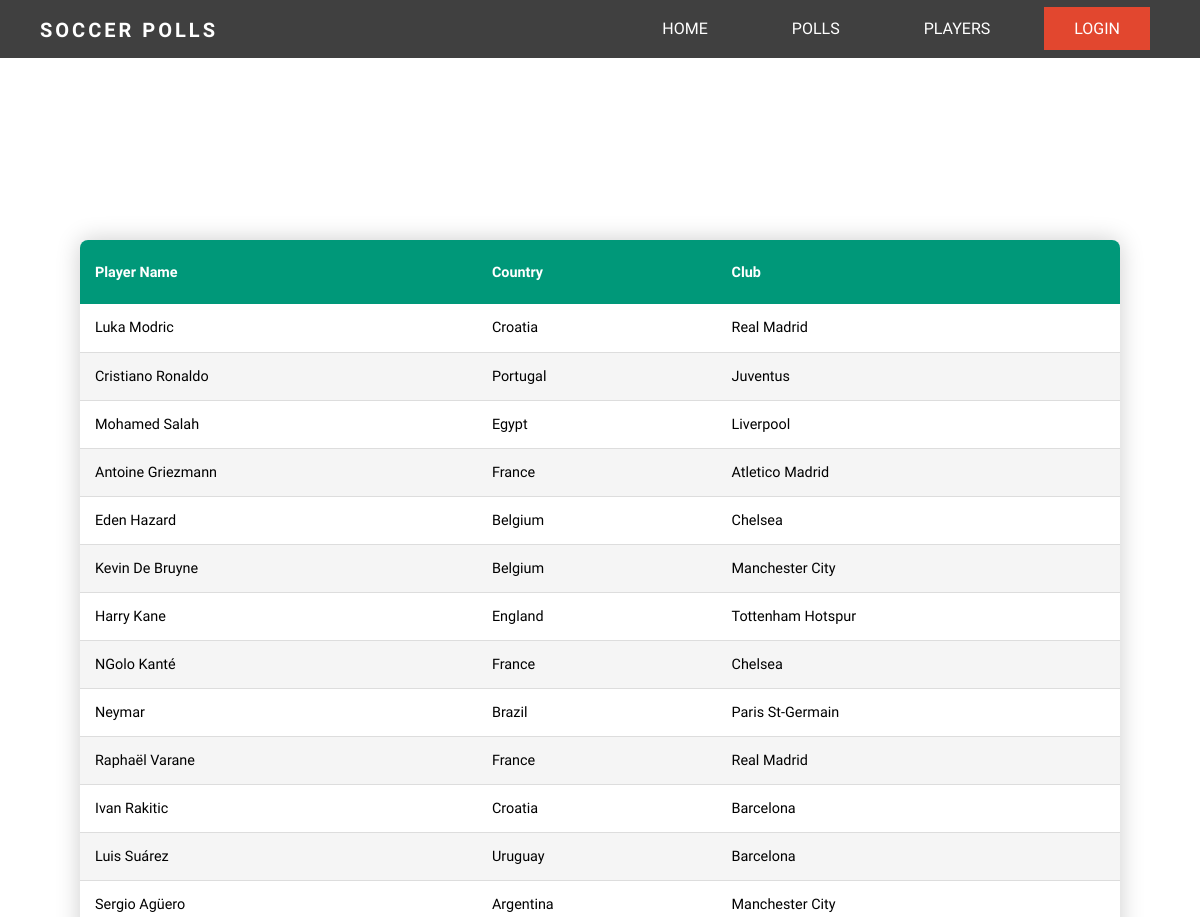
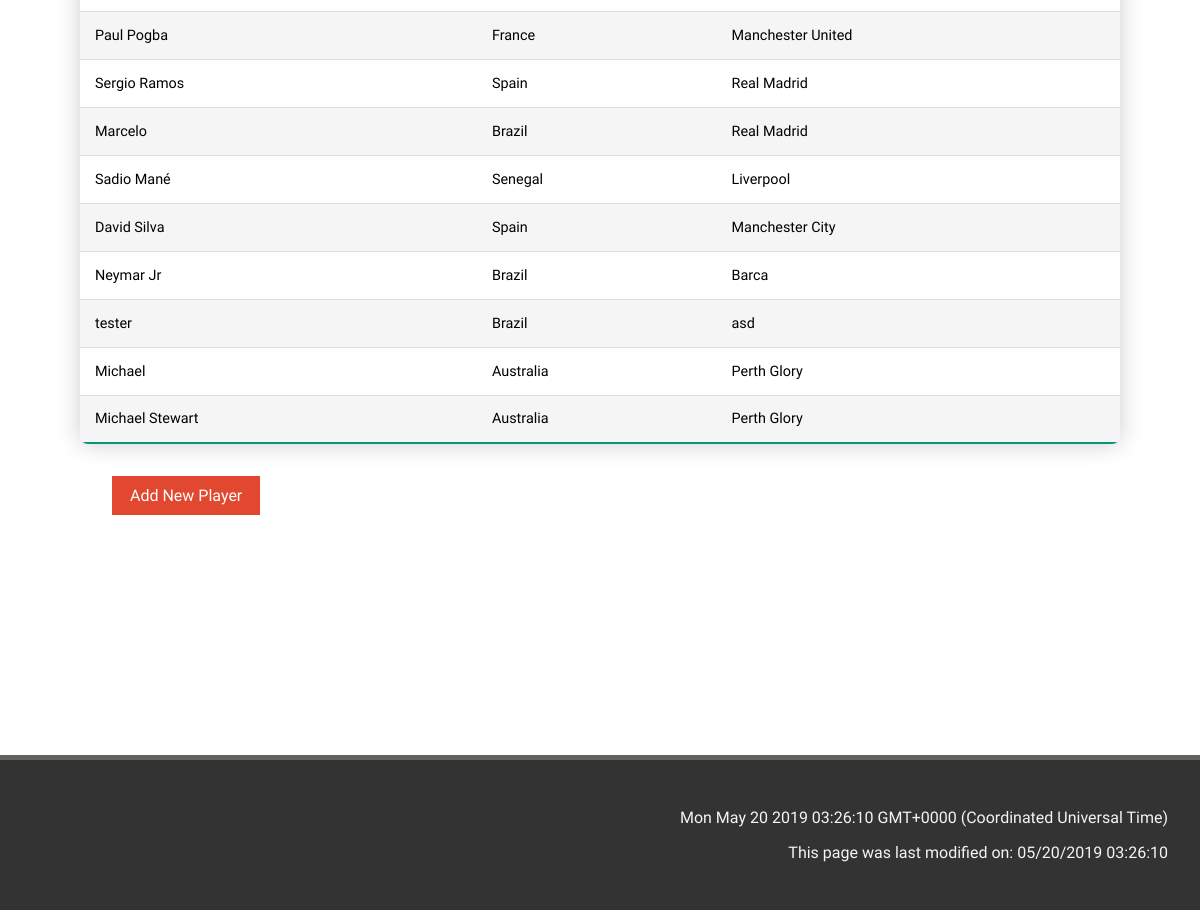
The app's page /playerlist with its own data (2 pictures, top to bottom).
### app/models.py (models this page shows, shortened)
class Player(db.Model):
    playerid = db.Column(db.Integer, primary_key=True)
    playername = db.Column(db.String(128), index=True, unique=True)
    nationality = db.Column(db.String(64), index=True, unique=False)
    club = db.Column(db.String(64), index=True, unique=False)
    presentpoll = db.relationship('PollPlayer', backref='playerentry', lazy='dynamic')
    presentvote = db.relationship('PollVote', backref='playervotename', lazy='dynamic')

### app/routes.py (the view)
@app.route('/playerlist')
def playerlist():
    playerlist = Player.query.all()
    return render_template('playerlist.html', playerlist=playerlist)

### app/templates/playerlist.html (shortened to what this page needs)
<!DOCTYPE html>
<html lang="en">
    <head>
	</head>
	{% extends "base2.html" %}
{% block content %}
<div class="table-container">
	<table class="table-content">
		<thead>
			<tr>
				<th>Player Name</th>
				<th>Country</th>
				<th>Club</th>
			</tr>
		</thead>
		<tbody>
			{% for player in playerlist %}
			<tr id=player.playerid>
				<td>{{ player.playername }} </td>
				<td>{{ player.nationality }} </td>
				<td>{{ player.club }} </td>
			</tr>
			{% endfor %}
	</table>
	<a href="{{ url_for('playercreate')}}" class="otherbtn">Add New Player </a>
</div>
{% endblock %}

### app/static/style/style.css (style rules this page uses)
*, *::before, *::after { box-sizing: border-box; }
body { margin: 0; padding: 0; font-family: 'PT Sans', sans-serif; font-weight: 400; background-color: #fff; }
.table-container { margin: 15rem 5rem; }
.table-content { border-collapse: collapse; font-size: 0.9em; border-radius: 0.5rem; overflow: hidden; box-shadow: 0 0 25px rgba(0, 0, 0, 0.2); width: 100%; }
.table-content thead tr { background-color: #009879; text-align: left; color: white; font-weight: bold; height: 4rem; }
.table-content tbody tr { height: 3rem; }
.table-content th, .table-content td { padding: 12px 15px; }
.table-content tbody tr { border-bottom: 1px solid #dddddd; background-color: white; }
.table-content tbody tr:nth-of-type(even) { background-color: #f5f5f5; }
.table-content tbody tr:last-of-type { border-bottom: 2px solid #009879; }
.otherbtn { margin: 2rem; width: auto; padding: 10px 18px; background-color: #E2472F; color: white; display: inline-block; text-decoration: none; margin-bottom: auto; }

### records on screen
Player: playername "Luka Modric", nationality "Croatia", club "Real Madrid"
Player: playername "Cristiano Ronaldo", nationality "Portugal", club "Juventus"
Player: playername "Mohamed Salah", nationality "Egypt", club "Liverpool"
Player: playername "Antoine Griezmann", nationality "France", club "Atletico Madrid"
Player: playername "Eden Hazard", nationality "Belgium", club "Chelsea"
Player: playername "Kevin De Bruyne", nationality "Belgium", club "Manchester City"
Player: playername "Harry Kane", nationality "England", club "Tottenham Hotspur"
Player: playername "NGolo Kanté", nationality "France", club "Chelsea"
Player: playername "Neymar", nationality "Brazil", club "Paris St-Germain"
Player: playername "Raphaël Varane", nationality "France", club "Real Madrid"
Player: playername "Ivan Rakitic", nationality "Croatia", club "Barcelona"
Player: playername "Luis Suárez", nationality "Uruguay", club "Barcelona"
Player: playername "Sergio Agüero", nationality "Argentina", club "Manchester City"
Player: playername "Paul Pogba", nationality "France", club "Manchester United"
Player: playername "Sergio Ramos", nationality "Spain", club "Real Madrid"
Player: playername "Marcelo", nationality "Brazil", club "Real Madrid"
Player: playername "Sadio Mané", nationality "Senegal", club "Liverpool"
Player: playername "David Silva", nationality "Spain", club "Manchester City"
Player: playername "Neymar Jr", nationality "Brazil", club "Barca"
Player: playername "tester", nationality "Brazil", club "asd"
Player: playername "Michael", nationality "Australia", club "Perth Glory"
Player: playername "Michael Stewart", nationality "Australia", club "Perth Glory"
